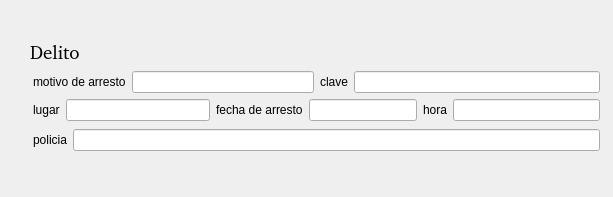
<?xml version="1.0" encoding="UTF-8"?>
<ui version="4.0">
 <class>Form</class>
 <widget class="QWidget" name="Form">
  <property name="geometry">
   <rect>
    <x>0</x>
    <y>0</y>
    <width>613</width>
    <height>197</height>
   </rect>
  </property>
  <property name="windowTitle">
   <string>Form</string>
  </property>
  <widget class="QLabel" name="label_26">
   <property name="geometry">
    <rect>
     <x>30</x>
     <y>40</y>
     <width>84</width>
     <height>23</height>
    </rect>
   </property>
   <property name="font">
    <font>
     <family>Nimbus Roman No9 L [omega]</family>
     <pointsize>14</pointsize>
    </font>
   </property>
   <property name="text">
    <string>Delito</string>
   </property>
  </widget>
  <widget class="QWidget" name="">
   <property name="geometry">
    <rect>
     <x>33</x>
     <y>69</y>
     <width>567</width>
     <height>86</height>
    </rect>
   </property>
   <layout class="QVBoxLayout" name="verticalLayout_2">
    <item>
     <layout class="QVBoxLayout" name="verticalLayout">
      <item>
       <layout class="QHBoxLayout" name="horizontalLayout_3">
        <item>
         <layout class="QHBoxLayout" name="horizontalLayout_2">
          <item>
           <widget class="QLabel" name="label_27">
            <property name="text">
             <string>motivo de arresto</string>
            </property>
           </widget>
          </item>
          <item>
           <widget class="QLineEdit" name="lineEdit_23"/>
          </item>
         </layout>
        </item>
        <item>
         <layout class="QHBoxLayout" name="horizontalLayout_25">
          <item>
           <widget class="QLabel" name="label_28">
            <property name="text">
             <string>clave</string>
            </property>
           </widget>
          </item>
          <item>
           <widget class="QLineEdit" name="lineEdit_24"/>
          </item>
         </layout>
        </item>
       </layout>
      </item>
      <item>
       <layout class="QHBoxLayout" name="horizontalLayout">
        <item>
         <layout class="QHBoxLayout" name="horizontalLayout_27">
          <item>
           <widget class="QLabel" name="label_30">
            <property name="text">
             <string>lugar</string>
            </property>
           </widget>
          </item>
          <item>
           <widget class="QLineEdit" name="lineEdit_26"/>
          </item>
         </layout>
        </item>
        <item>
         <layout class="QHBoxLayout" name="horizontalLayout_26">
          <item>
           <widget class="QLabel" name="label_29">
            <property name="text">
             <string>fecha de arresto</string>
            </property>
           </widget>
          </item>
          <item>
           <widget class="QLineEdit" name="lineEdit_25"/>
          </item>
         </layout>
        </item>
        <item>
         <layout class="QHBoxLayout" name="horizontalLayout_31">
          <item>
           <widget class="QLabel" name="label_34">
            <property name="text">
             <string>hora</string>
            </property>
           </widget>
          </item>
          <item>
           <widget class="QLineEdit" name="lineEdit_30"/>
          </item>
         </layout>
        </item>
       </layout>
      </item>
     </layout>
    </item>
    <item>
     <layout class="QHBoxLayout" name="horizontalLayout_28">
      <item>
       <widget class="QLabel" name="label_31">
        <property name="text">
         <string>policia</string>
        </property>
       </widget>
      </item>
      <item>
       <widget class="QLineEdit" name="lineEdit_27"/>
      </item>
     </layout>
    </item>
   </layout>
  </widget>
 </widget>
 <resources/>
 <connections/>
</ui>
